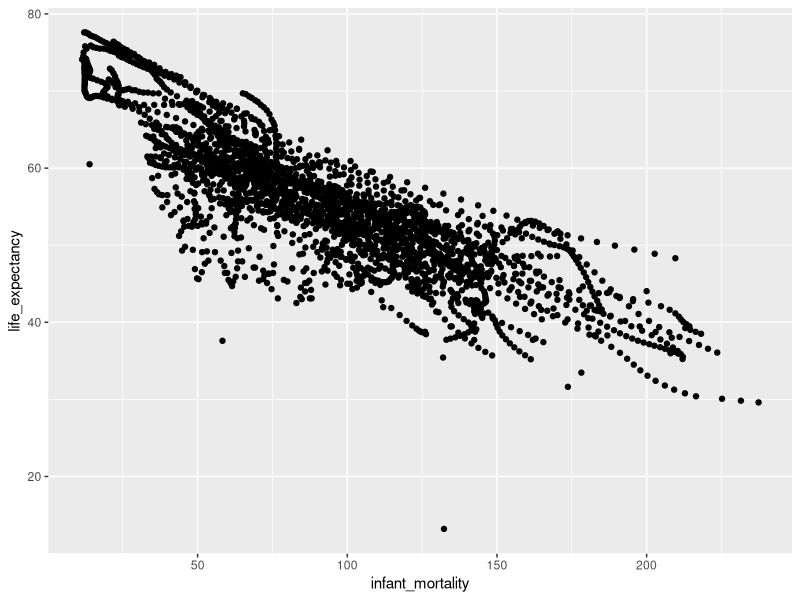
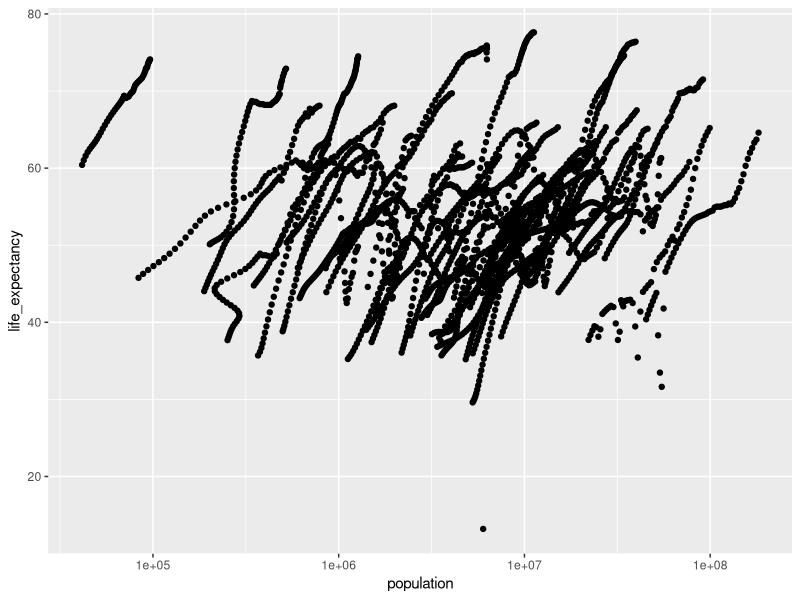
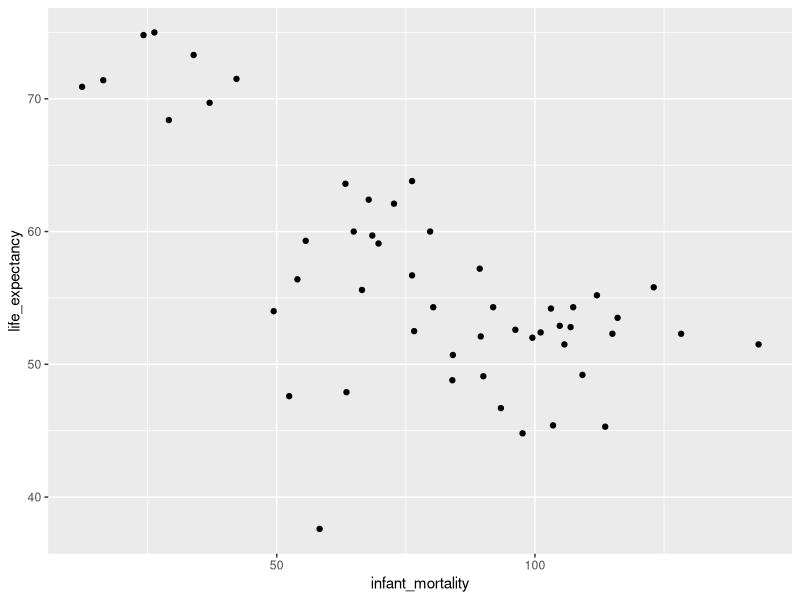
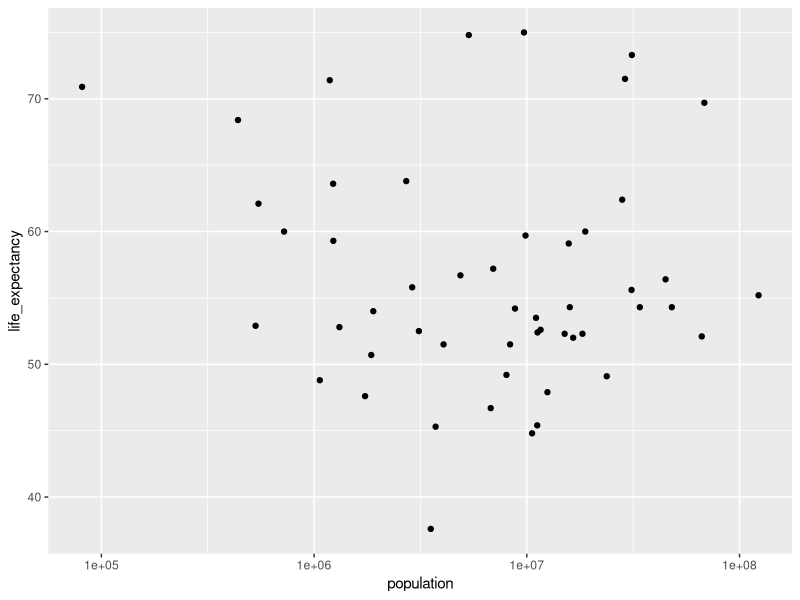
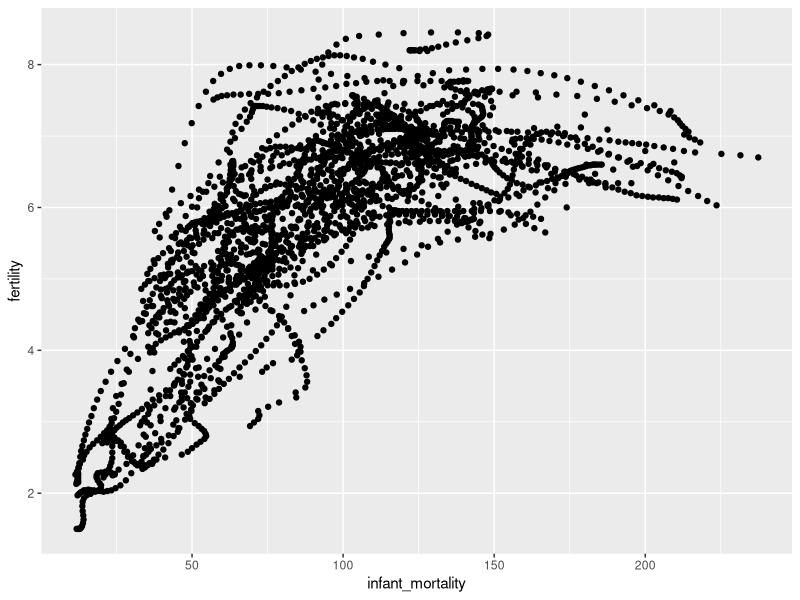
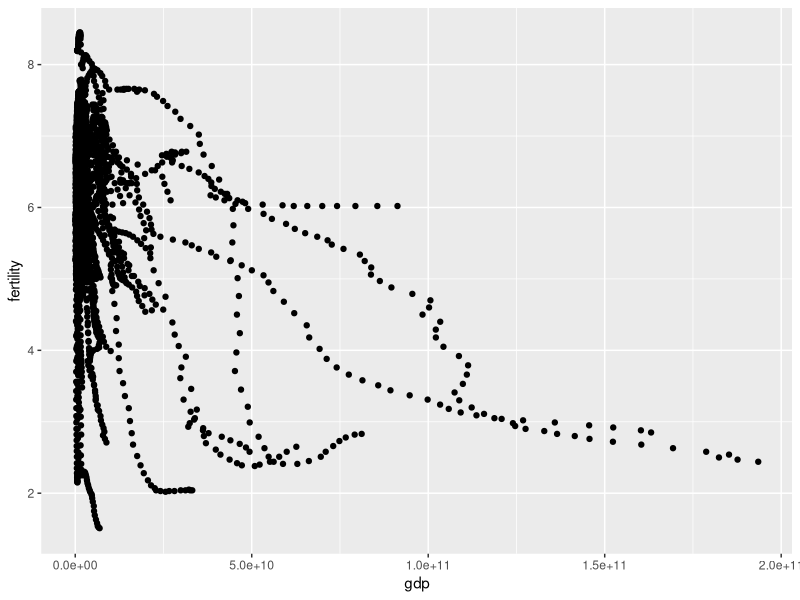

Write the R code that produced these figures, in order.
## ---- chunk 1
#load dslabs and tidyverse packages
library("dslabs")
library("tidyverse") 
library("broom")

#look at gapminder help file
help(gapminder)
#get data structure overview
str(gapminder)
#get data summary
summary(gapminder)
#determine gapminder object type
class(gapminder)
## ---- chunk 2
#Assign African countries to new object
africadata <- gapminder %>% filter(continent=="Africa")
#get data structure overview for africadata
str(africadata)
#get data summary
summary(africadata)

#make new variable containing infant_mortality and life_expectancy
mort_life <- africadata %>% select(infant_mortality, life_expectancy)

#make new variable containing population and life_expectancy
pop_life <- africadata %>% select(population, life_expectancy)

#view data structure for new variables
str(mort_life)
str(pop_life)

#view data summaries for new variables
summary(mort_life)
summary(pop_life)
## ---- chunk 3
#plot life expectancy vs infant mortality
ggplot(mort_life, aes(infant_mortality, life_expectancy)) + geom_point()
#In this plot we see a negative correlation between infant mortality and life expectancy
#There were also 226 missing values exluded from this plot

#plot life expectancy vs population (log scale)
ggplot(pop_life, aes(population, life_expectancy)) + geom_point() +scale_x_log10()

## ---- chunk 4
#Let's select one year with a large amount of data to eliminate the limitations we saw above. 

#Figure out which years have missing infant mortality data


africadata[!complete.cases(africadata$infant_mortality),] #this line of code will show us the opposite of complete cases (meaning missing or NA cases) for the infant_mortality variable within our dataset
#we can see that infant_mortality is missing from 1960 to 1981, and for the year 2016

#We'll look at the year 2000 instead

#extract observations for year 2000 only
africadata_2000 <- africadata %>% filter(year==2000)

#check data structure for new object
str(africadata_2000)

#check summary of data for new object
summary(africadata_2000)
## ---- chunk 5
#recreate above plots for year 2000 only
#plot life expectancy vs infant mortality
ggplot(africadata_2000, aes(infant_mortality, life_expectancy)) + geom_point()
#we see a negative correlation between infant mortality and life expectancy in this plot

#plot life expectancy vs population (log scale)
ggplot(africadata_2000, aes(population, life_expectancy)) + geom_point() +scale_x_log10()
#we don't see any obvious relationship between population and life expectancy in this plot
## ---- chunk 6
#use a linear model to fit the data with infanct mortality as the predictor
fit1 <- lm(life_expectancy ~ infant_mortality, data = africadata_2000)

#use a linear model with population size as the predictor
fit2 <- lm(life_expectancy ~ population, data = africadata_2000)

#view summary of fit1 and fit2
summary(fit1)
summary(fit2)
## ---- chunk 7
#Create subset of africadata with  infant mortality and fertility
v1<- africadata %>% select("infant_mortality", "fertility")

#Create subset of africadata with GPD and population
v2<- africadata %>% select("gdp", "fertility")
## ---- chunk 8
#Plot of infant mortality vs fertility
ggplot(africadata, aes(infant_mortality, fertility)) + geom_point()
#We noticed a positive correlation between infant mortality and fertility

#Plot of infant GPD vs. population
ggplot(africadata, aes(gdp, fertility)) + geom_point()
#We noticed negative correlation between fertility and GPD
## ---- chunk 9
#Analyzed how infant mortality and GDP perform as predictor of fertility

#Fertility Vs Infant mortality
fit3<- lm(fertility ~ infant_mortality, data = africadata)

#Fertility Vs. GDP
fit4<- lm(fertility ~ gdp, data= africadata)

#View the summary of fit3 and fit4
summary(fit3)
summary(fit4)
## ---- chunk 10
#View Fertility Vs Infant mortality
tidy(fit3)

#View Fertility Vs. GDP
tidy(fit4)
